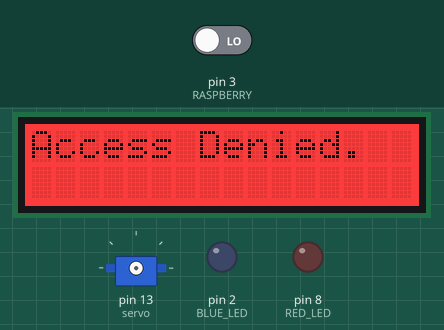
Recording of a sketch running on a simulated Arduino Uno, built with avr-gcc and run on an emulated ATmega328P. Parts: 16×2 character LCD, servo, output pins drawn as LEDs (lit = HIGH). The inputs (shaded band) are chosen by the test bench; at power-on: pin 3 (RASPBERRY) LOW. At 12.1 s the program stops and its outputs stay as they are.

Above: at 1.2 s.
1.3 s: pin 3 (RASPBERRY) driven HIGH
At 6.4 s:
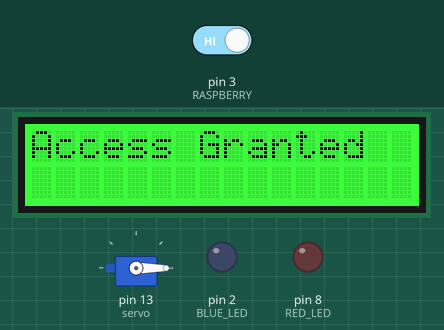
At 12.6 s:
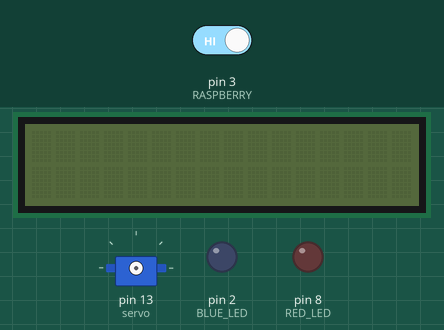
Timing chart, 0 to 13.6 s (numbered marks = the images above; inputs shaded):
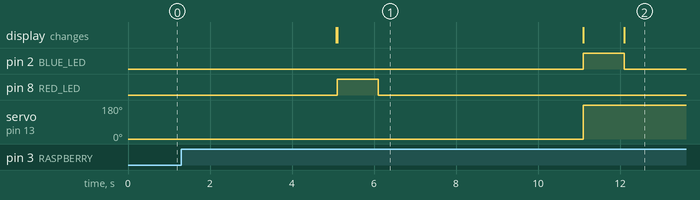

The sketch:

SmartLock.ino
```cpp
// Navid Mir

#include <Servo.h>
#include <Wire.h>
#include "rgb_lcd.h"
#define RED_LED 8
#define BLUE_LED 2
#define RASPBERRY 3 // use for true/false access from server to pi to arduino

Servo servo;
rgb_lcd lcd;
int raspberry = 0;

void lock() { // lock the door
  displayLocked();
  servo.attach(13);
  digitalWrite(BLUE_LED, HIGH);
  servo.write(180);
  delay(1000);
  servo.detach();
  digitalWrite(BLUE_LED, LOW);
}

void unlock() { // unlock the door
  displayGranted();
  servo.attach(13);
  digitalWrite(RED_LED, HIGH);
  servo.write(0);
  delay(1000);
  servo.detach();
  digitalWrite(RED_LED, LOW);
}

void displayLocked() { // display "Locked" on LCD
  lcd.clear();
  lcd.setRGB(255, 0, 0);
  lcd.print("Locked");
}

void displayDenied() { // display "Access Denied" on LCD
  lcd.clear();
  lcd.setRGB(255, 0, 0);
  lcd.print("Access Denied.");
  delay(5000);
}

void displayGranted() { // display "Access Granted" on LCD
  lcd.clear();
  lcd.setRGB(0, 255, 0);
  lcd.print("Access Granted");
}

void setup() {
  lcd.begin(16, 2);
  lcd.setRGB(0, 0, 0);
  pinMode(RASPBERRY, INPUT);
  pinMode(BLUE_LED, OUTPUT);
  pinMode(RED_LED, OUTPUT);
}

void loop() {
  raspberry = digitalRead(RASPBERRY);
  if (raspberry == HIGH) {
    unlock();
    delay(5000);
    lock();
    lcd.clear();
    lcd.setRGB(0, 0, 0);
    exit(0);
  } else {
    displayDenied();
    lcd.clear();
  }
}
```

Measured:
- after the input at 1.3 s, pin 2 (BLUE_LED): LOW → HIGH after 9.8 s, → LOW 1.0 s later; pin 8 (RED_LED): LOW → HIGH after 3.8 s, → LOW 1.0 s later; servo on pin 13 (servo): 0° → 180° after 9.8 s; the display: first differs from a run without the input after 3.8 s (image 1)
- what the display in image 1 shows lasts 6.0 s, from 5.1 s to 11.1 s
